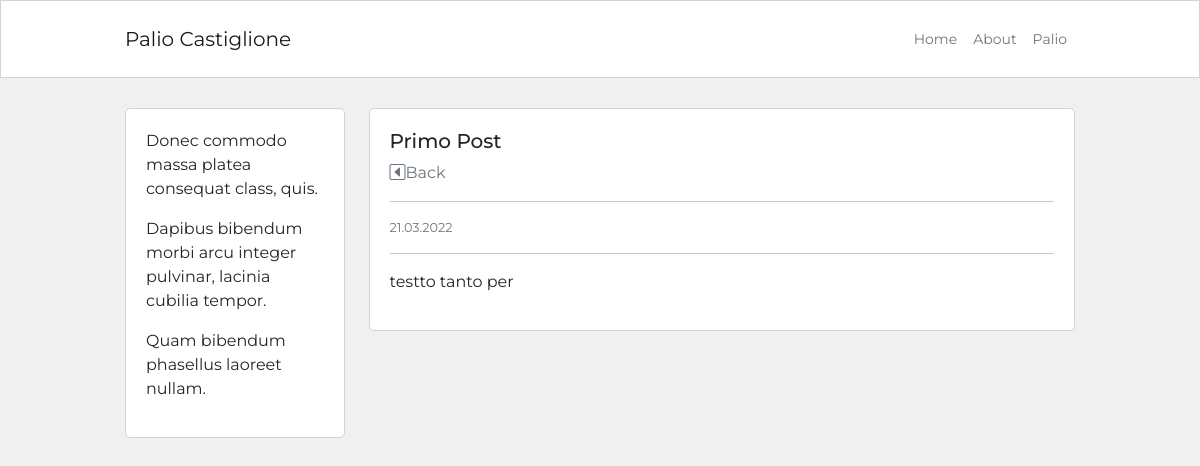
/post/1, run on an earlier commit of the app's database.
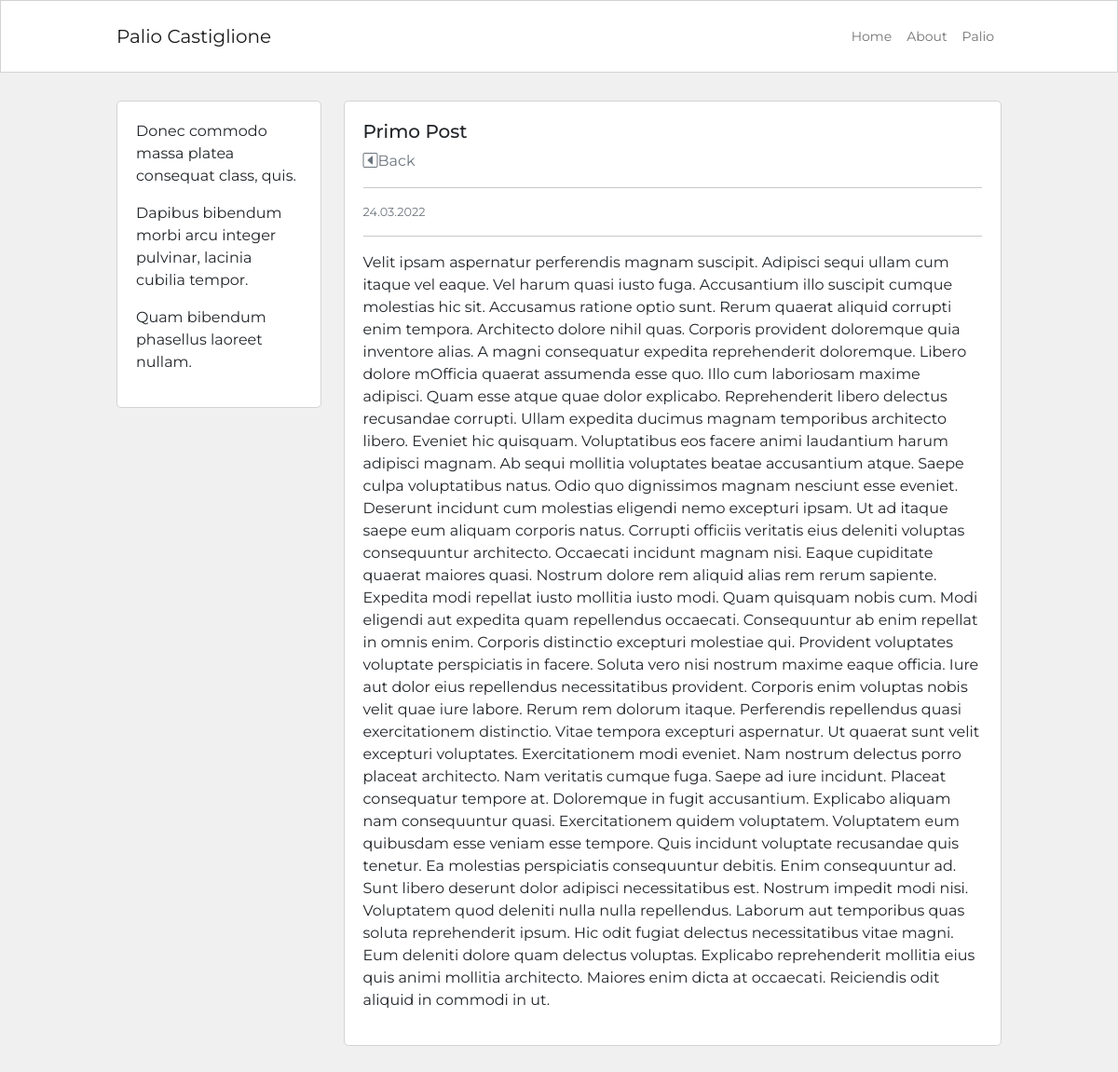
And on a later commit of the database.
### blog/models.py (models this page shows, shortened)
class Post (db.Model):
    id = db.Column(db.Integer, primary_key=True)
    user_id = db.Column(db.Integer, db.ForeignKey('user.id'), nullable=False)
    created_at = db.Column(db.DateTime, default=datetime.now)
    title = db.Column(db.String(120), nullable=False)
    description = db.Column(db.String(240))
    body = db.Column(db.Text(), nullable=False)

### blog/routes.py (the view)
@app.route ("/post/<int:post_id>")
def post_dettaglio (post_id):
    post= Post.query.get_or_404 (post_id)
    return render_template ('post_dettaglio.html', post= post)

### blog/templates/post_dettaglio.html (shortened to what this page needs)
{% extends 'base.html' %}
{% block content %}
<div class="container content-container">
    <div class="row no-gutters">
        <div class="col-md-9 order-md-2">
            <div class="single-post-home">
                <h5>{{post.title}}</h5> <a class="link-secondary text-end" href= "{{url_for ('homepage')}}"> <i class="bi bi-caret-left-square"></i>Back</a>
                <hr>
                <p class="p-small-two text-muted">{{post.created_at.strftime('%d.%m.%Y') }}</p>
                <hr>
                <p>{{post.body}}</p>
            </div>
        </div>
        <div class="col-md-3 order-md-1">
            {% include 'about_snippet.html' %}
        </div>
    </div>
</div>
{% endblock %}

What changed in the data, as far as the page shows it:
changed Post "Primo Post": created_at "21.03.2022" → "24.03.2022"; body "testto tanto per" → "Velit ipsam aspernatur perferendis magnam suscipit. Adipisci sequi ullam cum itaque vel eaque. Vel harum quasi iusto fuga. Accusantium illo suscipit cumque molestias hic sit. Accusamus ratione optio sunt. Rerum quaerat aliquid corrupti enim tempora. Architecto dolore nihil quas. Corporis provident doloremque quia inventore alias. A magni consequatur expedita reprehenderit doloremque. Libero dolore mOfficia quaerat assumenda esse quo. Illo cum laboriosam maxime adipisci. Quam esse atque quae dolor explicabo. Reprehenderit libero delectus recusandae corrupti. Ullam expedita ducimus magnam temporibus architecto libero. Eveniet hic quisquam. Voluptatibus eos facere animi laudantium harum…"
